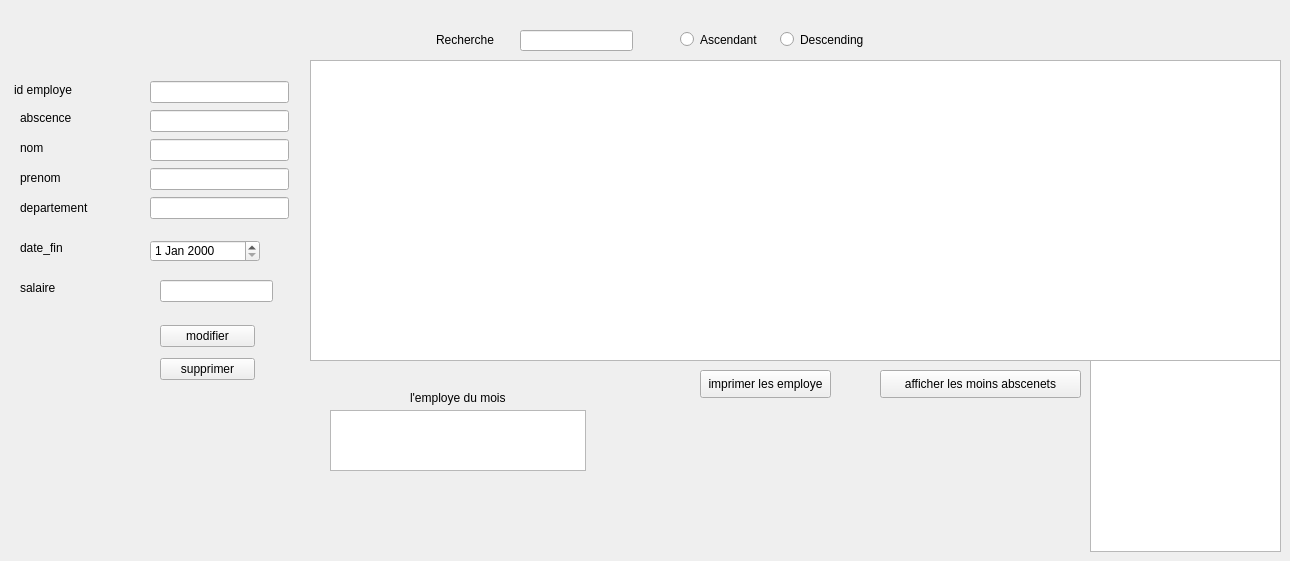
        <widget class="QWidget" name="tab_16">
         <attribute name="title">
          <string>Employes</string>
         </attribute>
         <widget class="QTableView" name="tabemploye">
          <property name="geometry">
           <rect>
            <x>310</x>
            <y>60</y>
            <width>971</width>
            <height>301</height>
           </rect>
          </property>
         </widget>
         <widget class="QLabel" name="label_104">
          <property name="geometry">
           <rect>
            <x>14</x>
            <y>80</y>
            <width>81</width>
            <height>20</height>
           </rect>
          </property>
          <property name="text">
           <string>id employe</string>
          </property>
         </widget>
         <widget class="QLabel" name="label_105">
          <property name="geometry">
           <rect>
            <x>20</x>
            <y>110</y>
            <width>61</width>
            <height>16</height>
           </rect>
          </property>
          <property name="text">
           <string>abscence</string>
          </property>
         </widget>
         <widget class="QLabel" name="label_106">
          <property name="geometry">
           <rect>
            <x>20</x>
            <y>140</y>
            <width>55</width>
            <height>16</height>
           </rect>
          </property>
          <property name="text">
           <string>nom</string>
          </property>
         </widget>
         <widget class="QLabel" name="label_107">
          <property name="geometry">
           <rect>
            <x>20</x>
            <y>170</y>
            <width>55</width>
            <height>16</height>
           </rect>
          </property>
          <property name="text">
           <string>prenom</string>
          </property>
         </widget>
         <widget class="QLabel" name="label_108">
          <property name="geometry">
           <rect>
            <x>20</x>
            <y>200</y>
            <width>71</width>
            <height>16</height>
           </rect>
          </property>
          <property name="text">
           <string>departement</string>
          </property>
         </widget>
         <widget class="QWidget" name="layoutWidget_6">
          <property name="geometry">
           <rect>
            <x>160</x>
            <y>320</y>
            <width>95</width>
            <height>65</height>
           </rect>
          </property>
          <layout class="QVBoxLayout" name="verticalLayout_2">
           <item>
            <widget class="QPushButton" name="pushButton_11">
             <property name="text">
              <string>modifier</string>
             </property>
            </widget>
           </item>
           <item>
            <widget class="QPushButton" name="pushButton_12">
             <property name="text">
              <string>supprimer</string>
             </property>
            </widget>
           </item>
          </layout>
         </widget>
         <widget class="QWidget" name="layoutWidget_7">
          <property name="geometry">
           <rect>
            <x>150</x>
            <y>80</y>
            <width>139</width>
            <height>140</height>
           </rect>
          </property>
          <layout class="QVBoxLayout" name="verticalLayout_3">
           <item>
            <widget class="QLineEdit" name="lineEdit_5"/>
           </item>
           <item>
            <widget class="QLineEdit" name="lineEdit_7"/>
           </item>
           <item>
            <widget class="QLineEdit" name="lineEdit_8"/>
           </item>
           <item>
            <widget class="QLineEdit" name="lineEdit_9"/>
           </item>
           <item>
            <widget class="QLineEdit" name="lineEdit_10"/>
           </item>
          </layout>
         </widget>
         <widget class="QPushButton" name="pushButton_13">
          <property name="geometry">
           <rect>
            <x>880</x>
            <y>370</y>
            <width>201</width>
            <height>28</height>
           </rect>
          </property>
          <property name="text">
           <string>afficher les moins abscenets</string>
          </property>
         </widget>
         <widget class="QLineEdit" name="lineEdit_6">
          <property name="geometry">
           <rect>
            <x>160</x>
            <y>280</y>
            <width>113</width>
            <height>22</height>
           </rect>
          </property>
         </widget>
         <widget class="QLabel" name="label_109">
          <property name="geometry">
           <rect>
            <x>20</x>
            <y>240</y>
            <width>55</width>
            <height>16</height>
           </rect>
          </property>
          <property name="text">
           <string>date_fin</string>
          </property>
         </widget>
         <widget class="QLabel" name="label_110">
          <property name="geometry">
           <rect>
            <x>20</x>
            <y>280</y>
            <width>55</width>
            <height>16</height>
           </rect>
          </property>
          <property name="text">
           <string>salaire</string>
          </property>
         </widget>
         <widget class="QDateEdit" name="dateEdit">
          <property name="geometry">
           <rect>
            <x>150</x>
            <y>240</y>
            <width>110</width>
            <height>22</height>
           </rect>
          </property>
         </widget>
         <widget class="QTableView" name="em_tri">
          <property name="geometry">
           <rect>
            <x>1090</x>
            <y>360</y>
            <width>191</width>
            <height>192</height>
           </rect>
          </property>
         </widget>
         <widget class="QTableView" name="tableView_2">
          <property name="geometry">
           <rect>
            <x>330</x>
            <y>410</y>
            <width>256</width>
            <height>61</height>
           </rect>
          </property>
         </widget>
         <widget class="QLabel" name="label_111">
          <property name="geometry">
           <rect>
            <x>410</x>
            <y>390</y>
            <width>111</width>
            <height>16</height>
           </rect>
          </property>
          <property name="text">
           <string>l'employe du mois</string>
          </property>
         </widget>
         <widget class="QPushButton" name="pushButton_14">
          <property name="geometry">
           <rect>
            <x>700</x>
            <y>370</y>
            <width>131</width>
            <height>28</height>
           </rect>
          </property>
          <property name="text">
           <string>imprimer les employe</string>
          </property>
         </widget>
         <widget class="QLineEdit" name="seeker_line">
          <property name="geometry">
           <rect>
            <x>520</x>
            <y>30</y>
            <width>113</width>
            <height>21</height>
           </rect>
          </property>
         </widget>
         <widget class="QRadioButton" name="ascendingsearch">
          <property name="geometry">
           <rect>
            <x>680</x>
            <y>30</y>
            <width>84</width>
            <height>19</height>
           </rect>
          </property>
          <property name="text">
           <string>Ascendant</string>
          </property>
         </widget>
         <widget class="QRadioButton" name="descendingsearch">
          <property name="geometry">
           <rect>
            <x>780</x>
            <y>30</y>
            <width>84</width>
            <height>19</height>
           </rect>
          </property>
          <property name="text">
           <string>Descending</string>
          </property>
         </widget>
         <widget class="QLabel" name="label_112">
          <property name="geometry">
           <rect>
            <x>436</x>
            <y>30</y>
            <width>71</width>
            <height>20</height>
           </rect>
          </property>
          <property name="text">
           <string>Recherche</string>
          </property>
         </widget>
        </widget>
